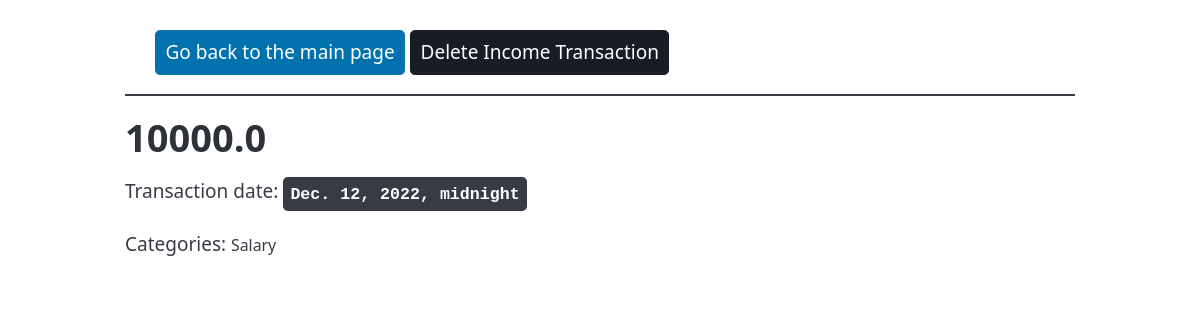
Screenshot of /detail_income/15 with the database file from the repository.
### finance_app/models.py (models this page shows, shortened)
class Income(models.Model):
    summa = models.FloatField(max_length=50)
    transaction_date = models.DateTimeField(auto_now_add=False)
    categories = models.ManyToManyField(Category, through='IncomeToCategory')

class Category(models.Model):
    name = models.CharField(max_length=50, unique=True, null=False)
    def __str__(self):
        return self.name

### finance_app/views.py (the view)
# urls.py: path('detail_income/<int:income_id>', views.detail_income, name='detail_income'),
def detail_income(request, income_id):
    income = Income.objects.get(pk=income_id)
    income.category_list = ', '.join([str(name) for name in income.categories.all()])
    return render(request, 'finance_app/detail_income.html', {"income": income,  })

### finance_app/templates/finance_app/detail_income.html (shortened to what this page needs)
<!DOCTYPE html>
<html lang="en">
  <head>
    <link
      rel="stylesheet"
      href="https://unpkg.com/@picocss/pico@latest/css/pico.min.css"
    />
  </head>
  <body>
    <main class="container">
      <nav
        style="margin-bottom: 20px; border-bottom: 2px solid; padding-left: 30px"
      >
        <ul>
          <li><a href="/" role="button"> Go back to the main page </a>
              <a href="/delete/{{income.id}}" role="button" class="contrast">Delete Income Transaction</a>
          </li>
        </ul>
      </nav>
      <h1>{{income.summa}}</h1>
      <p>Transaction date: <kbd>{{income.transaction_date}}</kbd></p>
      <p>Categories: <small> {{ income.category_list }} </small></p>
    </main>
  </body>
</html>

### rows the page displays
Income: summa "10000.0", transaction_date "Dec. 12, 2022, midnight", category_list "Salary"
